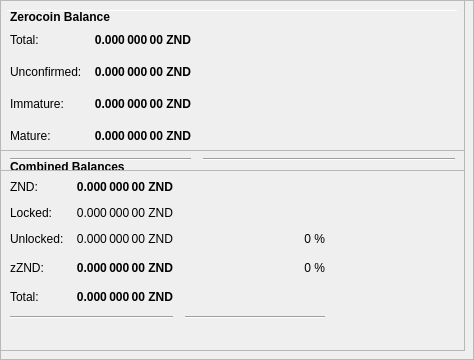
        <widget class="QFrame" name="frameObfuscation">
         <property name="minimumSize">
          <size>
           <width>0</width>
           <height>350</height>
          </size>
         </property>
         <property name="layoutDirection">
          <enum>Qt::LeftToRight</enum>
         </property>
         <property name="frameShape">
          <enum>QFrame::StyledPanel</enum>
         </property>
         <property name="frameShadow">
          <enum>QFrame::Raised</enum>
         </property>
         <widget class="QPushButton" name="runAutoDenom">
          <property name="geometry">
           <rect>
            <x>251</x>
            <y>17</y>
            <width>1</width>
            <height>1</height>
           </rect>
          </property>
          <property name="palette">
           <palette>
            <active>
             <colorrole role="WindowText">
              <brush brushstyle="SolidPattern">
               <color alpha="255">
                <red>0</red>
                <green>0</green>
                <blue>0</blue>
               </color>
              </brush>
             </colorrole>
             <colorrole role="Button">
              <brush brushstyle="SolidPattern">
               <color alpha="255">
                <red>239</red>
                <green>238</green>
                <blue>238</blue>
               </color>
              </brush>
             </colorrole>
             <colorrole role="Light">
              <brush brushstyle="SolidPattern">
               <color alpha="255">
                <red>255</red>
                <green>255</green>
                <blue>255</blue>
               </color>
              </brush>
             </colorrole>
             <colorrole role="Midlight">
              <brush brushstyle="SolidPattern">
               <color alpha="255">
                <red>247</red>
                <green>246</green>
                <blue>246</blue>
               </color>
              </brush>
             </colorrole>
             <colorrole role="Dark">
              <brush brushstyle="SolidPattern">
               <color alpha="255">
                <red>119</red>
                <green>119</green>
                <blue>119</blue>
               </color>
              </brush>
             </colorrole>
             <colorrole role="Mid">
              <brush brushstyle="SolidPattern">
               <color alpha="255">
                <red>159</red>
                <green>159</green>
                <blue>159</blue>
               </color>
              </brush>
             </colorrole>
             <colorrole role="Text">
              <brush brushstyle="SolidPattern">
               <color alpha="255">
                <red>0</red>
                <green>0</green>
                <blue>0</blue>
               </color>
              </brush>
             </colorrole>
             <colorrole role="BrightText">
              <brush brushstyle="SolidPattern">
               <color alpha="255">
                <red>255</red>
                <green>255</green>
                <blue>255</blue>
               </color>
              </brush>
             </colorrole>
             <colorrole role="ButtonText">
              <brush brushstyle="SolidPattern">
               <color alpha="255">
                <red>0</red>
                <green>0</green>
                <blue>0</blue>
               </color>
              </brush>
             </colorrole>
             <colorrole role="Base">
              <brush brushstyle="SolidPattern">
               <color alpha="255">
                <red>255</red>
                <green>255</green>
                <blue>255</blue>
               </color>
              </brush>
             </colorrole>
             <colorrole role="Window">
              <brush brushstyle="SolidPattern">
               <color alpha="255">
                <red>239</red>
                <green>238</green>
                <blue>238</blue>
               </color>
              </brush>
             </colorrole>
             <colorrole role="Shadow">
              <brush brushstyle="SolidPattern">
               <color alpha="255">
                <red>0</red>
                <green>0</green>
                <blue>0</blue>
               </color>
              </brush>
             </colorrole>
             <colorrole role="AlternateBase">
              <brush brushstyle="SolidPattern">
               <color alpha="255">
                <red>247</red>
                <green>246</green>
                <blue>246</blue>
               </color>
              </brush>
             </colorrole>
             <colorrole role="ToolTipBase">
              <brush brushstyle="SolidPattern">
               <color alpha="255">
                <red>255</red>
                <green>255</green>
                <blue>220</blue>
               </color>
              </brush>
             </colorrole>
             <colorrole role="ToolTipText">
              <brush brushstyle="SolidPattern">
               <color alpha="255">
                <red>0</red>
                <green>0</green>
                <blue>0</blue>
               </color>
              </brush>
             </colorrole>
            </active>
            <inactive>
             <colorrole role="WindowText">
              <brush brushstyle="SolidPattern">
               <color alpha="255">
                <red>0</red>
                <green>0</green>
                <blue>0</blue>
               </color>
              </brush>
             </colorrole>
             <colorrole role="Button">
              <brush brushstyle="SolidPattern">
               <color alpha="255">
                <red>239</red>
                <green>238</green>
                <blue>238</blue>
               </color>
              </brush>
             </colorrole>
             <colorrole role="Light">
              <brush brushstyle="SolidPattern">
               <color alpha="255">
                <red>255</red>
                <green>255</green>
                <blue>255</blue>
               </color>
              </brush>
             </colorrole>
             <colorrole role="Midlight">
              <brush brushstyle="SolidPattern">
               <color alpha="255">
                <red>247</red>
                <green>246</green>
                <blue>246</blue>
               </color>
              </brush>
             </colorrole>
             <colorrole role="Dark">
              <brush brushstyle="SolidPattern">
               <color alpha="255">
                <red>119</red>
                <green>119</green>
                <blue>119</blue>
               </color>
              </brush>
             </colorrole>
             <colorrole role="Mid">
              <brush brushstyle="SolidPattern">
               <color alpha="255">
                <red>159</red>
                <green>159</green>
                <blue>159</blue>
               </color>
              </brush>
             </colorrole>
             <colorrole role="Text">
              <brush brushstyle="SolidPattern">
               <color alpha="255">
                <red>0</red>
                <green>0</green>
                <blue>0</blue>
               </color>
              </brush>
             </colorrole>
             <colorrole role="BrightText">
              <brush brushstyle="SolidPattern">
               <color alpha="255">
                <red>255</red>
                <green>255</green>
                <blue>255</blue>
               </color>
              </brush>
             </colorrole>
             <colorrole role="ButtonText">
              <brush brushstyle="SolidPattern">
               <color alpha="255">
                <red>0</red>
                <green>0</green>
                <blue>0</blue>
               </color>
              </brush>
             </colorrole>
             <colorrole role="Base">
              <brush brushstyle="SolidPattern">
               <color alpha="255">
                <red>255</red>
                <green>255</green>
                <blue>255</blue>
               </color>
              </brush>
             </colorrole>
             <colorrole role="Window">
              <brush brushstyle="SolidPattern">
               <color alpha="255">
                <red>239</red>
                <green>238</green>
                <blue>238</blue>
               </color>
              </brush>
             </colorrole>
             <colorrole role="Shadow">
              <brush brushstyle="SolidPattern">
               <color alpha="255">
                <red>0</red>
                <green>0</green>
                <blue>0</blue>
               </color>
              </brush>
             </colorrole>
             <colorrole role="AlternateBase">
              <brush brushstyle="SolidPattern">
               <color alpha="255">
                <red>247</red>
                <green>246</green>
                <blue>246</blue>
               </color>
              </brush>
             </colorrole>
             <colorrole role="ToolTipBase">
              <brush brushstyle="SolidPattern">
               <color alpha="255">
                <red>255</red>
                <green>255</green>
                <blue>220</blue>
               </color>
              </brush>
             </colorrole>
             <colorrole role="ToolTipText">
              <brush brushstyle="SolidPattern">
               <color alpha="255">
                <red>0</red>
                <green>0</green>
                <blue>0</blue>
               </color>
              </brush>
             </colorrole>
            </inactive>
            <disabled>
             <colorrole role="WindowText">
              <brush brushstyle="SolidPattern">
               <color alpha="255">
                <red>119</red>
                <green>119</green>
                <blue>119</blue>
               </color>
              </brush>
             </colorrole>
             <colorrole role="Button">
              <brush brushstyle="SolidPattern">
               <color alpha="255">
                <red>239</red>
                <green>238</green>
                <blue>238</blue>
               </color>
              </brush>
             </colorrole>
             <colorrole role="Light">
              <brush brushstyle="SolidPattern">
               <color alpha="255">
                <red>255</red>
                <green>255</green>
                <blue>255</blue>
               </color>
              </brush>
             </colorrole>
             <colorrole role="Midlight">
              <brush brushstyle="SolidPattern">
               <color alpha="255">
                <red>247</red>
                <green>246</green>
                <blue>246</blue>
               </color>
              </brush>
             </colorrole>
             <colorrole role="Dark">
              <brush brushstyle="SolidPattern">
               <color alpha="255">
                <red>119</red>
                <green>119</green>
                <blue>119</blue>
               </color>
              </brush>
             </colorrole>
             <colorrole role="Mid">
              <brush brushstyle="SolidPattern">
               <color alpha="255">
                <red>159</red>
                <green>159</green>
                <blue>159</blue>
               </color>
              </brush>
             </colorrole>
             <colorrole role="Text">
              <brush brushstyle="SolidPattern">
               <color alpha="255">
                <red>119</red>
                <green>119</green>
                <blue>119</blue>
               </color>
              </brush>
             </colorrole>
             <colorrole role="BrightText">
              <brush brushstyle="SolidPattern">
               <color alpha="255">
                <red>255</red>
                <green>255</green>
                <blue>255</blue>
               </color>
              </brush>
             </colorrole>
             <colorrole role="ButtonText">
              <brush brushstyle="SolidPattern">
               <color alpha="255">
                <red>119</red>
                <green>119</green>
                <blue>119</blue>
               </color>
              </brush>
             </colorrole>
             <colorrole role="Base">
              <brush brushstyle="SolidPattern">
               <color alpha="255">
                <red>239</red>
                <green>238</green>
                <blue>238</blue>
               </color>
              </brush>
             </colorrole>
             <colorrole role="Window">
              <brush brushstyle="SolidPattern">
               <color alpha="255">
                <red>239</red>
                <green>238</green>
                <blue>238</blue>
               </color>
              </brush>
             </colorrole>
             <colorrole role="Shadow">
              <brush brushstyle="SolidPattern">
               <color alpha="255">
                <red>0</red>
                <green>0</green>
                <blue>0</blue>
               </color>
              </brush>
             </colorrole>
             <colorrole role="AlternateBase">
              <brush brushstyle="SolidPattern">
               <color alpha="255">
                <red>239</red>
                <green>238</green>
                <blue>238</blue>
               </color>
              </brush>
             </colorrole>
             <colorrole role="ToolTipBase">
              <brush brushstyle="SolidPattern">
               <color alpha="255">
                <red>255</red>
                <green>255</green>
                <blue>220</blue>
               </color>
              </brush>
             </colorrole>
             <colorrole role="ToolTipText">
              <brush brushstyle="SolidPattern">
               <color alpha="255">
                <red>0</red>
                <green>0</green>
                <blue>0</blue>
               </color>
              </brush>
             </colorrole>
            </disabled>
           </palette>
          </property>
          <property name="focusPolicy">
           <enum>Qt::NoFocus</enum>
          </property>
          <property name="autoFillBackground">
           <bool>true</bool>
          </property>
          <property name="text">
           <string/>
          </property>
          <property name="flat">
           <bool>true</bool>
          </property>
         </widget>
         <widget class="Line" name="line">
          <property name="geometry">
           <rect>
            <x>7</x>
            <y>10</y>
            <width>451</width>
            <height>1</height>
           </rect>
          </property>
          <property name="orientation">
           <enum>Qt::Horizontal</enum>
          </property>
         </widget>
         <widget class="QFrame" name="frame_3">
          <property name="geometry">
           <rect>
            <x>0</x>
            <y>150</y>
            <width>465</width>
            <height>201</height>
           </rect>
          </property>
          <property name="frameShape">
           <enum>QFrame::StyledPanel</enum>
          </property>
          <property name="frameShadow">
           <enum>QFrame::Raised</enum>
          </property>
          <layout class="QVBoxLayout" name="verticalLayout_5">
           <item>
            <layout class="QHBoxLayout" name="horizontalLayout_5" stretch="0">
             <item>
              <widget class="QLabel" name="label_5z">
               <property name="maximumSize">
                <size>
                 <width>16777215</width>
                 <height>20</height>
                </size>
               </property>
               <property name="font">
                <font>
                 <weight>75</weight>
                 <bold>true</bold>
                </font>
               </property>
               <property name="toolTip">
                <string>Combined Balances (including unconfirmed and immature coins)</string>
               </property>
               <property name="text">
                <string>&lt;html&gt;&lt;head/&gt;&lt;body&gt;&lt;p&gt;Combined Balances&lt;/p&gt;&lt;/body&gt;&lt;/html&gt;</string>
               </property>
              </widget>
             </item>
            </layout>
           </item>
           <item>
            <layout class="QGridLayout" name="gridLayout_3">
             <property name="spacing">
              <number>12</number>
             </property>
             <item row="7" column="0" colspan="2">
              <widget class="Line" name="lineSpendableBalance_3">
               <property name="orientation">
                <enum>Qt::Horizontal</enum>
               </property>
              </widget>
             </item>
             <item row="7" column="2">
              <widget class="Line" name="lineWatchBalance_3">
               <property name="sizePolicy">
                <sizepolicy hsizetype="Preferred" vsizetype="Fixed">
                 <horstretch>0</horstretch>
                 <verstretch>0</verstretch>
                </sizepolicy>
               </property>
               <property name="minimumSize">
                <size>
                 <width>140</width>
                 <height>0</height>
                </size>
               </property>
               <property name="orientation">
                <enum>Qt::Horizontal</enum>
               </property>
              </widget>
             </item>
             <item row="4" column="1">
              <widget class="QLabel" name="labelzBalancez">
               <property name="font">
                <font>
                 <weight>75</weight>
                 <bold>true</bold>
                </font>
               </property>
               <property name="cursor">
                <cursorShape>IBeamCursor</cursorShape>
               </property>
               <property name="toolTip">
                <string>Total of transactions that have yet to be confirmed, and do not yet count toward the spendable balance</string>
               </property>
               <property name="text">
                <string notr="true">0.000 000 00 ZND</string>
               </property>
               <property name="alignment">
                <set>Qt::AlignRight|Qt::AlignTrailing|Qt::AlignVCenter</set>
               </property>
               <property name="textInteractionFlags">
                <set>Qt::LinksAccessibleByMouse|Qt::TextSelectableByKeyboard|Qt::TextSelectableByMouse</set>
               </property>
              </widget>
             </item>
             <item row="6" column="1">
              <widget class="QLabel" name="labelTotalz">
               <property name="font">
                <font>
                 <weight>75</weight>
                 <bold>true</bold>
                </font>
               </property>
               <property name="cursor">
                <cursorShape>IBeamCursor</cursorShape>
               </property>
               <property name="toolTip">
                <string>Total Balance, including unconfirmed and immature coins.</string>
               </property>
               <property name="text">
                <string notr="true">0.000 000 00 ZND</string>
               </property>
               <property name="alignment">
                <set>Qt::AlignRight|Qt::AlignTrailing|Qt::AlignVCenter</set>
               </property>
               <property name="textInteractionFlags">
                <set>Qt::LinksAccessibleByMouse|Qt::TextSelectableByKeyboard|Qt::TextSelectableByMouse</set>
               </property>
              </widget>
             </item>
             <item row="4" column="3">
              <spacer name="horizontalSpacer_6">
               <property name="orientation">
                <enum>Qt::Horizontal</enum>
               </property>
               <property name="sizeHint" stdset="0">
                <size>
                 <width>40</width>
                 <height>20</height>
                </size>
               </property>
              </spacer>
             </item>
             <item row="6" column="0">
              <widget class="QLabel" name="labelTotalTextz">
               <property name="text">
                <string>Total:</string>
               </property>
              </widget>
             </item>
             <item row="1" column="0">
              <widget class="QLabel" name="labelBalanceTextz">
               <property name="text">
                <string>ZND:</string>
               </property>
              </widget>
             </item>
             <item row="1" column="1">
              <widget class="QLabel" name="labelBalancez">
               <property name="font">
                <font>
                 <weight>75</weight>
                 <bold>true</bold>
                </font>
               </property>
               <property name="cursor">
                <cursorShape>IBeamCursor</cursorShape>
               </property>
               <property name="toolTip">
                <string>Your current spendable balance</string>
               </property>
               <property name="text">
                <string notr="true">0.000 000 00 ZND</string>
               </property>
               <property name="alignment">
                <set>Qt::AlignRight|Qt::AlignTrailing|Qt::AlignVCenter</set>
               </property>
               <property name="textInteractionFlags">
                <set>Qt::LinksAccessibleByMouse|Qt::TextSelectableByKeyboard|Qt::TextSelectableByMouse</set>
               </property>
              </widget>
             </item>
             <item row="4" column="0">
              <widget class="QLabel" name="labelzBalanceTextz">
               <property name="toolTip">
                <string/>
               </property>
               <property name="text">
                <string>zZND:</string>
               </property>
              </widget>
             </item>
             <item row="4" column="2">
              <widget class="QLabel" name="labelzZNDPercent">
               <property name="toolTip">
                <string>Current percentage of zZND.
If AutoMint is enabled this percentage will settle around the configured AutoMint percentage (default = 10%)</string>
               </property>
               <property name="text">
                <string>0 %</string>
               </property>
               <property name="alignment">
                <set>Qt::AlignRight|Qt::AlignTrailing|Qt::AlignVCenter</set>
               </property>
              </widget>
             </item>
             <item row="6" column="2">
              <widget class="QLabel" name="label100Percent">
               <property name="text">
                <string/>
               </property>
               <property name="alignment">
                <set>Qt::AlignRight|Qt::AlignTrailing|Qt::AlignVCenter</set>
               </property>
              </widget>
             </item>
             <item row="2" column="1">
              <widget class="QLabel" name="labelLockedBalance">
               <property name="toolTip">
                <string>Locked ZND or Masternode collaterals. These are excluded from zZND minting.</string>
               </property>
               <property name="text">
                <string>0.000 000 00 ZND</string>
               </property>
               <property name="alignment">
                <set>Qt::AlignRight|Qt::AlignTrailing|Qt::AlignVCenter</set>
               </property>
              </widget>
             </item>
             <item row="2" column="0">
              <widget class="QLabel" name="labelLockedBalanceText">
               <property name="toolTip">
                <string>Locked ZND or Masternode collaterals. These are excluded from zZND minting.</string>
               </property>
               <property name="text">
                <string>Locked:</string>
               </property>
              </widget>
             </item>
             <item row="3" column="0">
              <widget class="QLabel" name="labelUnLockedBalanceText">
               <property name="toolTip">
                <string>Unlocked ZNDs. These can be used for zZND minting.</string>
               </property>
               <property name="text">
                <string>Unlocked:</string>
               </property>
              </widget>
             </item>
             <item row="3" column="1">
              <widget class="QLabel" name="labelUnLockedBalance">
               <property name="toolTip">
                <string>Unlocked ZNDs. These can be used for zZND minting.</string>
               </property>
               <property name="text">
                <string>0.000 000 00 ZND</string>
               </property>
               <property name="alignment">
                <set>Qt::AlignRight|Qt::AlignTrailing|Qt::AlignVCenter</set>
               </property>
              </widget>
             </item>
             <item row="3" column="2">
              <widget class="QLabel" name="labelZNDPercent">
               <property name="text">
                <string>0 %</string>
               </property>
               <property name="alignment">
                <set>Qt::AlignRight|Qt::AlignTrailing|Qt::AlignVCenter</set>
               </property>
              </widget>
             </item>
            </layout>
           </item>
           <item>
            <spacer name="verticalSpacer">
             <property name="orientation">
              <enum>Qt::Vertical</enum>
             </property>
             <property name="sizeHint" stdset="0">
              <size>
               <width>20</width>
               <height>40</height>
              </size>
             </property>
            </spacer>
           </item>
          </layout>
         </widget>
         <widget class="QFrame" name="frame_4">
          <property name="geometry">
           <rect>
            <x>0</x>
            <y>0</y>
            <width>465</width>
            <height>171</height>
           </rect>
          </property>
          <property name="frameShape">
           <enum>QFrame::StyledPanel</enum>
          </property>
          <property name="frameShadow">
           <enum>QFrame::Raised</enum>
          </property>
          <layout class="QVBoxLayout" name="verticalLayout_7">
           <item>
            <layout class="QHBoxLayout" name="horizontalLayout_8" stretch="0">
             <item>
              <widget class="QLabel" name="label_5z_3">
               <property name="maximumSize">
                <size>
                 <width>16777215</width>
                 <height>20</height>
                </size>
               </property>
               <property name="font">
                <font>
                 <weight>75</weight>
                 <bold>true</bold>
                </font>
               </property>
               <property name="text">
                <string>Zerocoin Balance</string>
               </property>
              </widget>
             </item>
            </layout>
           </item>
           <item>
            <layout class="QGridLayout" name="gridLayout_5">
             <property name="spacing">
              <number>12</number>
             </property>
             <item row="4" column="0">
              <widget class="QLabel" name="labelzBalanceMatureText">
               <property name="toolTip">
                <string>Mature: more than 20 confirmation and more than 3 mints of the same denomination after it was minted.
These zZND are spendable.</string>
               </property>
               <property name="text">
                <string>Mature:</string>
               </property>
              </widget>
             </item>
             <item row="5" column="0" colspan="2">
              <widget class="Line" name="lineSpendableBalance_5">
               <property name="orientation">
                <enum>Qt::Horizontal</enum>
               </property>
              </widget>
             </item>
             <item row="1" column="1">
              <widget class="QLabel" name="labelzBalance">
               <property name="font">
                <font>
                 <weight>75</weight>
                 <bold>true</bold>
                </font>
               </property>
               <property name="cursor">
                <cursorShape>IBeamCursor</cursorShape>
               </property>
               <property name="toolTip">
                <string>All available zZND, unconfirmed and immature zZND included.</string>
               </property>
               <property name="text">
                <string notr="true">0.000 000 00 ZND</string>
               </property>
               <property name="alignment">
                <set>Qt::AlignRight|Qt::AlignTrailing|Qt::AlignVCenter</set>
               </property>
               <property name="textInteractionFlags">
                <set>Qt::LinksAccessibleByMouse|Qt::TextSelectableByKeyboard|Qt::TextSelectableByMouse</set>
               </property>
              </widget>
             </item>
             <item row="5" column="2">
              <widget class="Line" name="lineWatchBalance_5">
               <property name="sizePolicy">
                <sizepolicy hsizetype="Preferred" vsizetype="Fixed">
                 <horstretch>0</horstretch>
                 <verstretch>0</verstretch>
                </sizepolicy>
               </property>
               <property name="minimumSize">
                <size>
                 <width>140</width>
                 <height>0</height>
                </size>
               </property>
               <property name="orientation">
                <enum>Qt::Horizontal</enum>
               </property>
              </widget>
             </item>
             <item row="1" column="0">
              <widget class="QLabel" name="labelzBalanceText">
               <property name="toolTip">
                <string>All available zZND, unconfirmed and immature zZND included.</string>
               </property>
               <property name="text">
                <string>Total:</string>
               </property>
              </widget>
             </item>
             <item row="1" column="2">
              <spacer name="horizontalSpacer_8">
               <property name="orientation">
                <enum>Qt::Horizontal</enum>
               </property>
               <property name="sizeHint" stdset="0">
                <size>
                 <width>40</width>
                 <height>20</height>
                </size>
               </property>
              </spacer>
             </item>
             <item row="4" column="2">
              <spacer name="horizontalSpacer_4">
               <property name="orientation">
                <enum>Qt::Horizontal</enum>
               </property>
               <property name="sizeHint" stdset="0">
                <size>
                 <width>40</width>
                 <height>20</height>
                </size>
               </property>
              </spacer>
             </item>
             <item row="4" column="1">
              <widget class="QLabel" name="labelzBalanceMature">
               <property name="font">
                <font>
                 <weight>75</weight>
                 <bold>true</bold>
                </font>
               </property>
               <property name="toolTip">
                <string>Mature: more than 20 confirmation and more than 3 mints of the same denomination after it was minted.
These zZND are spendable.</string>
               </property>
               <property name="text">
                <string>0.000 000 00 ZND</string>
               </property>
               <property name="alignment">
                <set>Qt::AlignRight|Qt::AlignTrailing|Qt::AlignVCenter</set>
               </property>
              </widget>
             </item>
             <item row="2" column="0">
              <widget class="QLabel" name="labelzBalanceUnconfirmedText">
               <property name="toolTip">
                <string>Unconfirmed: less than 20 confirmations
Immature: confirmed, but less than 3 mints of the same denomination after it was minted</string>
               </property>
               <property name="text">
                <string>Unconfirmed:</string>
               </property>
              </widget>
             </item>
             <item row="2" column="1">
              <widget class="QLabel" name="labelzBalanceUnconfirmed">
               <property name="font">
                <font>
                 <weight>75</weight>
                 <bold>true</bold>
                </font>
               </property>
               <property name="toolTip">
                <string>Unconfirmed: less than 20 confirmations
Immature: confirmed, but less than 3 mints of the same denomination after it was minted</string>
               </property>
               <property name="text">
                <string>0.000 000 00 ZND</string>
               </property>
               <property name="alignment">
                <set>Qt::AlignRight|Qt::AlignTrailing|Qt::AlignVCenter</set>
               </property>
              </widget>
             </item>
             <item row="2" column="2">
              <spacer name="horizontalSpacer_5">
               <property name="orientation">
                <enum>Qt::Horizontal</enum>
               </property>
               <property name="sizeHint" stdset="0">
                <size>
                 <width>40</width>
                 <height>20</height>
                </size>
               </property>
              </spacer>
             </item>
             <item row="3" column="0">
              <widget class="QLabel" name="labelzBalanceImmatureText">
               <property name="toolTip">
                <string>Unconfirmed: less than 20 confirmations
Immature: confirmed, but less than 3 mints of the same denomination after it was minted</string>
               </property>
               <property name="text">
                <string>Immature:</string>
               </property>
              </widget>
             </item>
             <item row="3" column="1">
              <widget class="QLabel" name="labelzBalanceImmature">
               <property name="font">
                <font>
                 <weight>75</weight>
                 <bold>true</bold>
                </font>
               </property>
               <property name="toolTip">
                <string>Unconfirmed: less than 20 confirmations
Immature: confirmed, but less than 3 mints of the same denomination after it was minted</string>
               </property>
               <property name="text">
                <string>0.000 000 00 ZND</string>
               </property>
               <property name="alignment">
                <set>Qt::AlignRight|Qt::AlignTrailing|Qt::AlignVCenter</set>
               </property>
              </widget>
             </item>
             <item row="3" column="2">
              <spacer name="horizontalSpacer_7">
               <property name="orientation">
                <enum>Qt::Horizontal</enum>
               </property>
               <property name="sizeHint" stdset="0">
                <size>
                 <width>40</width>
                 <height>20</height>
                </size>
               </property>
              </spacer>
             </item>
            </layout>
           </item>
          </layout>
         </widget>
        </widget>
